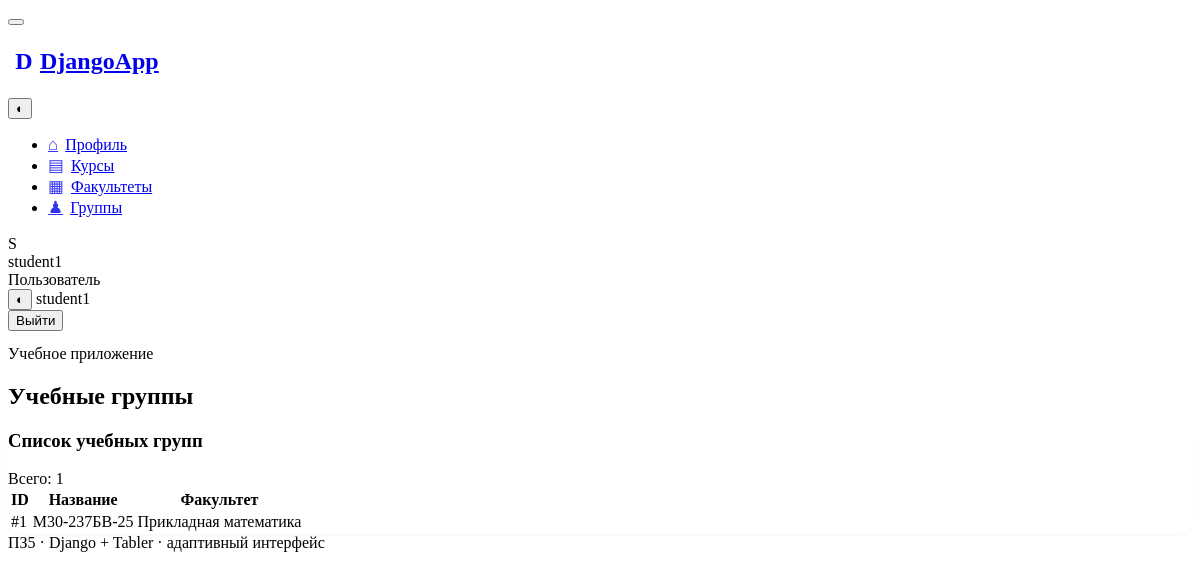
Screenshot of /groups/ (signed in) with the database file from the repository.
### accounts/models.py (models this page shows, shortened)
class AcademicGroup (models.Model):
    name = models.CharField(max_length=50)
    department = models.ForeignKey(
        Department,
        on_delete=models.CASCADE,
        related_name='groups'
    )

class Department(models.Model):
    name = models.CharField(max_length=200)

### accounts/views.py (the view)
# urls.py: path('groups/', views.group_list, name='group_list'),
@login_required
def group_list(request):
    groups = AcademicGroup.objects.all()
    return render(request, 'group_list.html', {
        'groups': groups,
        'is_methodist': is_methodist(request.user),
    })

### accounts/views.py (called while the page is built)
def is_methodist(user):
    return user.is_superuser or user.groups.filter(
        name='Методист'
    ).exists()

### templates/group_list.html (shortened to what this page needs)
{% extends 'base.html' %}
{% block title_text %}Учебные группы{% endblock %}
{% block content %}
<div class="card">
    <div class="card-header">
        <h3 class="card-title">Список учебных групп</h3>
        <div class="ms-auto text-secondary">Всего: {{ groups|length }}</div>
    </div>
    <div class="table-responsive">
        <table class="table table-vcenter card-table table-hover">
            <thead>
            <tr>
                <th>ID</th>
                <th>Название</th>
                <th>Факультет</th>
            </tr>
            </thead>
            <tbody>
            {% for group in groups %}
            <tr>
                <td class="text-secondary">#{{ group.id }}</td>
                <td class="fw-semibold">{{ group.name }}</td>
                <td><span class="badge bg-purple-lt">{{ group.department.name }}</span></td>
            </tr>
            {% empty %}
            <tr>
                <td colspan="4" class="text-center text-secondary py-5">Групп пока нет.</td>
            </tr>
            {% endfor %}
            </tbody>
        </table>
    </div>
</div>
{% endblock %}

### templates/base.html (shortened to what this page needs)
{% load static %}
<!doctype html>
<html lang="ru">
<head>
    <link rel="stylesheet" href="https://cdn.jsdelivr.net/npm/@tabler/core@1.6.1/dist/css/tabler.min.css">
    <link rel="stylesheet" href="{% static 'css/style.css' %}">
</head>
<body>
<div class="page">
    <aside class="navbar navbar-vertical navbar-expand-lg" data-bs-theme="dark">
        <div class="container-fluid">
            <button class="navbar-toggler" type="button" data-bs-toggle="collapse" data-bs-target="#sidebar-menu"
                    aria-controls="sidebar-menu" aria-expanded="false" aria-label="Открыть меню">
            </button>
            <h1 class="navbar-brand navbar-brand-autodark">
                <a href="{% url 'profile' %}" class="text-decoration-none text-white d-flex align-items-center gap-2">
                    <span class="brand-mark">D</span><span>DjangoApp</span>
                </a>
            </h1>
            {% if user.is_authenticated %}
            <div class="navbar-nav flex-row d-lg-none">
                <button class="btn btn-ghost-light btn-icon" type="button" data-theme-toggle title="Сменить тему">◐
                </button>
            </div>
            {% endif %}
            <div class="collapse navbar-collapse" id="sidebar-menu">
                <ul class="navbar-nav pt-lg-3">
                    <li class="nav-item"><a
                            class="nav-link {% if request.resolver_match.url_name == 'profile' %}active{% endif %}"
                            href="{% url 'profile' %}"><span class="nav-link-icon">⌂</span><span class="nav-link-title">Профиль</span></a>
                    </li>
                    <li class="nav-item"><a
                            class="nav-link {% if 'course' in request.resolver_match.url_name %}active{% endif %}"
                            href="{% url 'course_list' %}"><span class="nav-link-icon">▤</span><span
                            class="nav-link-title">Курсы</span></a></li>
                    <li class="nav-item"><a
                            class="nav-link {% if 'department' in request.resolver_match.url_name %}active{% endif %}"
                            href="{% url 'department_list' %}"><span class="nav-link-icon">▦</span><span
                            class="nav-link-title">Факультеты</span></a></li>
                    <li class="nav-item"><a
                            class="nav-link {% if 'group' in request.resolver_match.url_name %}active{% endif %}"
                            href="{% url 'group_list' %}"><span class="nav-link-icon">♟</span><span
                            class="nav-link-title">Группы</span></a></li>
                </ul>
                {% if user.is_authenticated %}
                <div class="sidebar-user mt-auto py-3">
                    <div class="d-flex align-items-center gap-2 px-2">
                        <span class="avatar avatar-sm bg-primary-lt">{{ user.username|first|upper }}</span>
                        <div class="flex-fill text-truncate">
                            <div class="fw-semibold text-white text-truncate">{{ user.username }}</div>
                            <div class="small text-secondary">{% if user.is_superuser %}Администратор{% elif
                                is_methodist %}Методист{% else %}Пользователь{% endif %}
                            </div>
                        </div>
                    </div>
                </div>
                {% endif %}
            </div>
        </div>
    </aside>
    <div class="page-wrapper">
        <header class="navbar navbar-expand-md d-none d-lg-flex d-print-none topbar">
            <div class="container-xl justify-content-end gap-2">
                <button class="btn btn-ghost-secondary btn-icon" type="button" data-theme-toggle
                        title="Сменить светлую/тёмную тему">◐
                </button>
                {% if user.is_authenticated %}
                <span class="text-secondary me-2">{{ user.username }}</span>
                <form method="post" action="/accounts/logout/">{% csrf_token %}
                    <button class="btn btn-outline-secondary btn-sm" type="submit">Выйти</button>
                </form>
                {% endif %}
            </div>
        </header>
        <div class="page-header d-print-none">
            <div class="container-xl">
                <div class="row g-2 align-items-center">
                    <div class="col">
                        <div class="page-pretitle">Учебное приложение</div>
                        <h2 class="page-title">{% block page_title %}{% block title_text %}Панель управления{% endblock %}{% endblock %}</h2></div>
                </div>
            </div>
        </div>
        <div class="page-body">
            <div class="container-xl">{% block content %}{% endblock %}</div>
        </div>
        <footer class="footer footer-transparent d-print-none">
            <div class="container-xl">
                <div class="text-center text-secondary">ПЗ5 · Django + Tabler · адаптивный интерфейс</div>
            </div>
        </footer>
    </div>
</div>
</body>
</html>

### static/css/style.css (style rules this page uses)
:root { --app-radius:12px }
body { min-height:100vh }
.brand-mark { display:inline-grid;place-items:center;width:32px;height:32px;border-radius:9px;background:var(--tblr-primary);font-weight:800 }
.topbar { min-height:56px;border-bottom:1px solid var(--tblr-border-color) }
.navbar-vertical .nav-link-icon { width:1.5rem;margin-right:.45rem;text-align:center;opacity:.8;font-size:1.05rem }
.navbar-vertical .nav-link.active { background:rgba(255,255,255,.08);border-radius:8px }
.sidebar-user { border-top:1px solid rgba(255,255,255,.1) }
.card { border-radius:var(--app-radius);box-shadow:0 1px 3px rgba(0,0,0,.04) }

### rows the page displays
AcademicGroup: id "1", name "М30-237БВ-25", department.name "Прикладная математика"

### other values shown
{{ user.username|first|upper }} "S"
{{ user.username }} "student1"
{{ groups|length }} "1"
